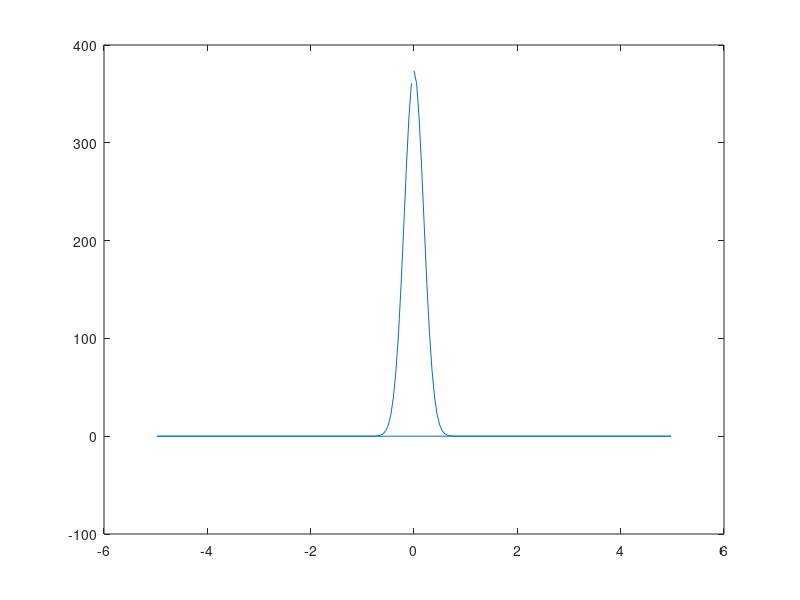

Source code (MATLAB): (Note: this script raises an error after producing the figure.)
T = 0.1;
Fs = 1/T;
D = 10;
x = -D:T:D;
x1 = 0:T:D;
[X1,X2,X3] = meshgrid(x,x,x);
L = length(x);
cen = ceil(L/2);

r = sqrt(3*((0:T:D).^2));
L_r = length(r);

%s = @(r) cos(x*2*pi);
%s = @(r) 0.*r + 1;
%s = @(r) 1./(sqrt(2*pi)) .* exp(-0.5*r.^2);
figure(3)
s3d = @(x1,x2,x3) 100./(sqrt(2*pi)) .* exp(-0.7*sqrt(x1.^2 + x2.^2 + x3.^2).^2);
K = ifftshift(s3d(X1,X2,X3));
%surf(X1(:,:,cen),X2(:,:,cen),K(:,:,1))
F = fftn(ifftshift(s3d(X1,X2,X3)));
f = (Fs/(L)).*((0:L/2));
f = [f,-flip(f(2:end))];
figure(1)
%plot(f, F(:,1,1).* ((2*D)/L)^3*2*pi/3) ; %.*  ((4*pi*D^3/3)/((2*D)^3)))
%plot(f, F(:,1,1).* ((4*pi*(max(r))^3/3)/(L^3))) %.* ((4*pi*(max(r))^3/3)/((2*D)^3)))
F_norm = F .* ((2*D)^3)/(L^3);
plot(f, F_norm(:,1,1)) %.* ((4*pi*(max(r))^3/3)/((2*D)^3)))
%%
disp("FK_3D_norm")
norm(F_norm(:))
%figure(4)
%%


%s = @(r) cos(r*2*pi);
%s = @(r) 0.*r + 1;
s = @(r) 100./(sqrt(2*pi)) .* exp(-0.7*r.^2);
T_int_rad = max(r);
[FK_radial, k] = compute_FK_radial_uni(s,r,T,T_int_rad) ;
FK_radial = FK_radial;
%k = [k, -flip(k(2:end))];
%FK_radial = [FK_radial];
figure(2)
plot(k,FK_radial)
[FK_radial_3D, K_radial_3D] = map_radial_to_3D(FK_radial, T, r, x1, x1, x1,s); % Map radial FK into 3D

FK_full = cat(1,FK_radial_3D,flip(FK_radial_3D(2:end,:,:),1));
FK_full = cat(2,FK_full,flip(FK_full(:,2:end,:),2));
FK_radial_full = cat(3,FK_full,flip(FK_full(:,:,2:end),3));

disp("FK_radial_norm")
    norm((FK_radial_full(:)))
    
    %%
    figure(3)
 surf(X1(:,:,cen),X2(:,:,cen),FK_radial_full(:,:,1))
 %surf(X1(:,:,cen),X2(:,:,cen),abs(F_norm(:,:,1)))
 figure(4)
 plot(k,FK_radial); hold on;
 plot(f, F_norm(:,1,1))
 figure(5)
 surf(X1(:,:,cen),X2(:,:,cen),FK_radial_full(:,:,1)-abs(F_norm(:,:,1)))